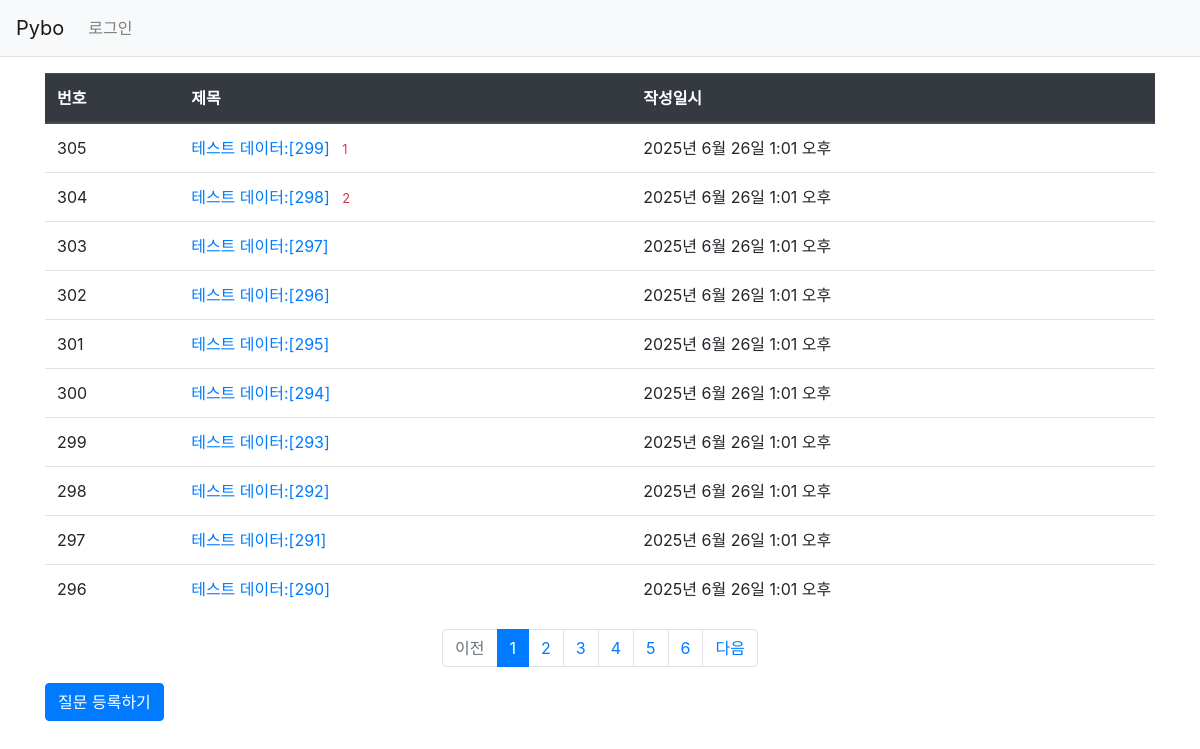
Screenshot of /pybo/ with the database file from the repository.
### pybo/models.py (models this page shows, shortened)
class Question(models.Model):
    subject = models.CharField(max_length=200)
    content = models.TextField()
    create_date = models.DateTimeField()

### pybo/views.py (the view)
# urls.py: path('', views.index, name='index'), # / 페이지에 해당하는 urlpatterns
def index(request):
    page = request.GET.get('page', '1')
    question_list = Question.objects.order_by('-create_date') # -create_date는 -기호로 작성일시의 역순을 의미한다.
    paginator = Paginator(question_list, 10) # 페이지당 10개씩 보여달라
    page_obj = paginator.get_page(page)
    context = {'question_list': page_obj} # 조회한 Question 모델 데이터를 context 변수에 저장했다. render 함수가 템플릿을 HTML로 변환하는 과정에서 사용되는 데이터다.
    return render(request, 'pybo/question_list.html', context)

### pybo/templatetags/pybo_filter.py (called while the page is built)
@register.filter
def sub(value, arg):
    return value -arg

### templates/pybo/question_list.html
{% extends 'base.html' %}
{% load pybo_filter %}
{% block content %}
<div class="container my-3">
    <table class="table">
        <thead>
        <tr class="thead-dark">
            <th>번호</th>
            <th>제목</th>
            <th>작성일시</th>
        </tr>
        </thead>
        <tbody>
        {% if question_list %}
        {% for question in question_list %}
        <tr>
            <td>{{ question_list.paginator.count|sub:question_list.start_index|sub:forloop.counter0|add:1 }}</td>
            <td>
                <a href="{% url 'pybo:detail' question.id %}">
                    {{ question.subject }}
                </a>
                {% if question.answer_set.count > 0 %}
                <span class="text-danger small ml-2">
                    {{ question.answer_set.count }}
                </span>
                {% endif %}
            </td>
            <td>{{ question.create_date }}</td>
        </tr>
        {% endfor %}
        {% else %}
        <tr>
            <td colspan="3">질문이 없습니다.</td>
        </tr>
        {% endif %}
        </tbody>
    </table>
    <ul class="pagination justify-content-center">
        {% if question_list.has_previous %}
        <li class="page-item">
            <a href="?page={{ question_list.previous_page_number }}" class="page-link">
                이전
            </a>
        </li>
        {% else %}
        <li class="page-item disabled">
            <a href="#" class="page-link" tabindex="-1">이전</a>
        </li>
        {% endif %}
    {% for page_number in question_list.paginator.page_range %}
    {% if page_number >= question_list.number|add:-5 and page_number <= question_list.number|add:5 %}
        {% if page_number == question_list.number %}
        <li class="page-item active" aria-current="page">
            <a href="?page={{ page_number }}" class="page-link">
                {{ page_number }}
            </a>
        </li>
    {% else %}
        <li class="page-item">
            <a href="?page={{ page_number }}" class="page-link">
            {{ page_number }}
            </a>
        </li>
        {% endif %}
    {% endif %}
    {% endfor %}
    {% if question_list.has_next %}
        <li class="page-item">
            <a href="?page={{ question_list.next_page_number }}" class="page-link">
            다음
            </a>
        </li>
        {% else %}
        <li class="page-item disabled">
            <a href="#" class="page-link" tabindex="1" aria-disabled="true">
                다음
            </a>
        </li>
        {% endif %}
    </ul>
    <a href="{% url 'pybo:question_create' %}" class="btn btn-primary">
        질문 등록하기
    </a>
</div>
{% endblock %}

### rows the page displays
Question: paginator.count|sub "305", subject "테스트 데이터:[299]", answer_set.count "1", create_date "2025년 6월 26일 1:01 오후"
Question: paginator.count|sub "304", subject "테스트 데이터:[298]", answer_set.count "2", create_date "2025년 6월 26일 1:01 오후"
Question: paginator.count|sub "303", subject "테스트 데이터:[297]", create_date "2025년 6월 26일 1:01 오후"
Question: paginator.count|sub "302", subject "테스트 데이터:[296]", create_date "2025년 6월 26일 1:01 오후"
Question: paginator.count|sub "301", subject "테스트 데이터:[295]", create_date "2025년 6월 26일 1:01 오후"
Question: paginator.count|sub "300", subject "테스트 데이터:[294]", create_date "2025년 6월 26일 1:01 오후"
Question: paginator.count|sub "299", subject "테스트 데이터:[293]", create_date "2025년 6월 26일 1:01 오후"
Question: paginator.count|sub "298", subject "테스트 데이터:[292]", create_date "2025년 6월 26일 1:01 오후"
Question: paginator.count|sub "297", subject "테스트 데이터:[291]", create_date "2025년 6월 26일 1:01 오후"
Question: paginator.count|sub "296", subject "테스트 데이터:[290]", create_date "2025년 6월 26일 1:01 오후"

### other values shown
{{ page_number }} "1"
{{ page_number }} "2" "3" "4" "5" "6"
